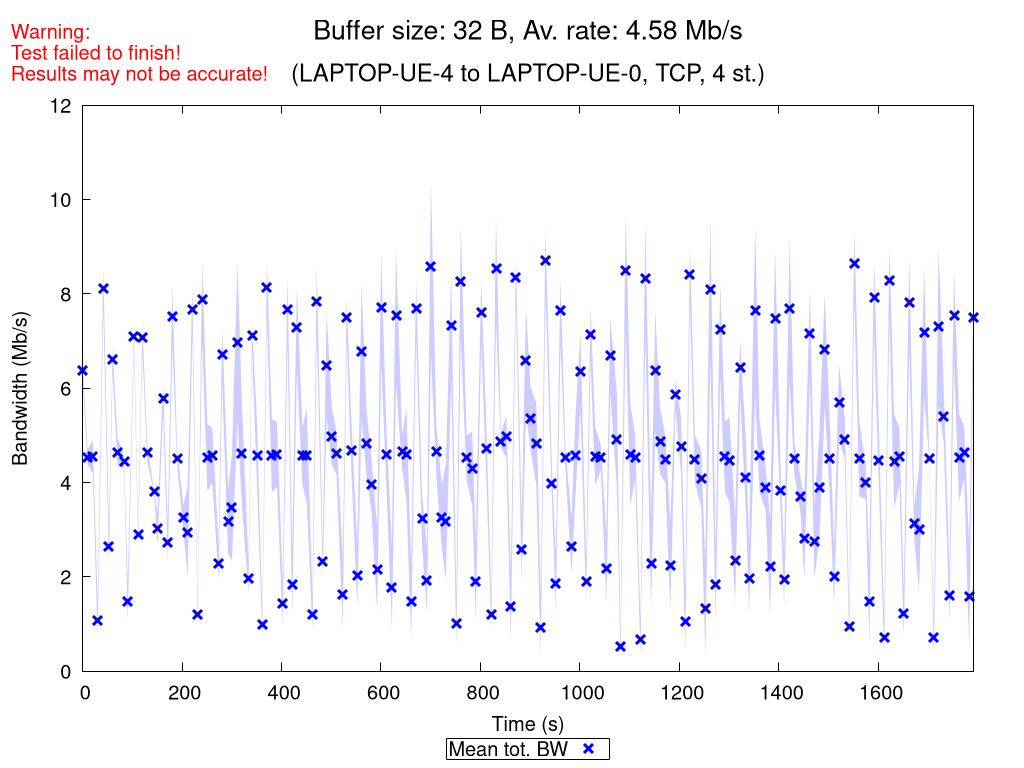

gnuplot code for this plot:
set terminal pngcairo nocrop enhanced size 1024,768 font "Verdana,15"
set output "TCP_4_st_2020_10_18_09-41-26_two2one_00032B.png"

set title "{/=20 Buffer size: 32 B, Av. rate: 4.58 Mb/s}\n\n{/=18 (LAPTOP-UE-4 to LAPTOP-UE-0, TCP, 4 st.)}"
set label "Warning:\nTest failed to finish!\nResults may not be accurate!" at screen 0.01, screen 0.96 tc rgb "red"

set xlabel "Time (s)"
set ylabel "Bandwidth (Mb/s)"
set ytics nomirror
set key bmargin center horizontal box samplen 1 width -1
set bmargin 4.6
set rmargin 4.5

rf = 1000000.0  # rate factor
set style fill transparent solid 0.2 noborder
set autoscale xfix
plot "TCP_4_st_2020_10_18_09-41-26_two2one_00032B_iperf_processed.dat" using 1:($2/rf-$3/rf):($2/rf+$3/rf) with filledcurves lc rgb "blue" notitle, \
     "" using 1:($2/rf) with points pt 2 ps 1.5 lw 3 lc rgb "blue" title "Mean tot. BW", \
